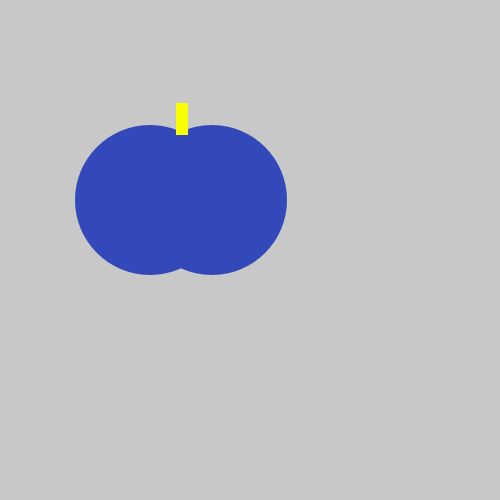
Frame 1 (no input)
Frame 60 (the mouse pressed at the canvas centre just before this capture): identical to frame 1, image omitted
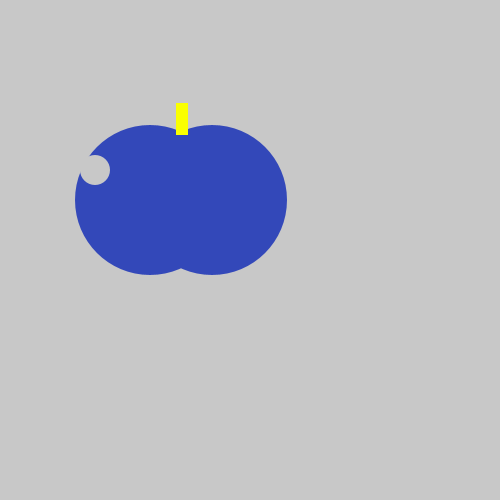
Frame 120 (the mouse held since frame 60 and released just before this capture)

The Processing sketch that drew these frames (run headless with seeded random() and noise(); from frame 60 on, the mouse is pressed at the canvas centre):

// Processing sketch: Tasty_Tomato
// ── Tasty_Tomato.pde
void setup() {
    size(500, 500);
}
void draw() {
    background(200, 200, 200);
    noStroke();
    fill(51,72,185);
    ellipse(150, 200, 150, 150);
    ellipse(212, 200, 150, 150);
    fill(250,255,0);
    rect(176, 103, 12, 32);
    if(mousePressed){
    fill(200,200,200);
    ellipse(95,170,30,30);
    }
}
